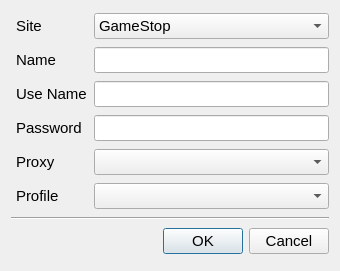
<?xml version="1.0" encoding="UTF-8"?>
<ui version="4.0">
 <class>Dialog</class>
 <widget class="QDialog" name="Dialog">
  <property name="geometry">
   <rect>
    <x>0</x>
    <y>0</y>
    <width>340</width>
    <height>271</height>
   </rect>
  </property>
  <property name="font">
   <font>
    <pointsize>11</pointsize>
   </font>
  </property>
  <property name="windowTitle">
   <string>Add new account</string>
  </property>
  <property name="windowIcon">
   <iconset>
    <activeon>:/newPrefix/rabbit.ico</activeon>
   </iconset>
  </property>
  <layout class="QGridLayout" name="gridLayout">
   <item row="0" column="3">
    <widget class="QComboBox" name="cbSite">
     <property name="editable">
      <bool>false</bool>
     </property>
     <item>
      <property name="text">
       <string>GameStop</string>
      </property>
     </item>
     <item>
      <property name="text">
       <string>Walmart</string>
      </property>
     </item>
     <item>
      <property name="text">
       <string>Target</string>
      </property>
     </item>
     <item>
      <property name="text">
       <string>Bestbuy</string>
      </property>
     </item>
    </widget>
   </item>
   <item row="3" column="1">
    <widget class="QLabel" name="label_3">
     <property name="text">
      <string>Password</string>
     </property>
     <property name="margin">
      <number>5</number>
     </property>
     <property name="indent">
      <number>5</number>
     </property>
    </widget>
   </item>
   <item row="4" column="1">
    <widget class="QLabel" name="label_6">
     <property name="text">
      <string>Proxy</string>
     </property>
     <property name="margin">
      <number>5</number>
     </property>
     <property name="indent">
      <number>5</number>
     </property>
    </widget>
   </item>
   <item row="9" column="2" colspan="2">
    <widget class="QDialogButtonBox" name="buttonBox">
     <property name="orientation">
      <enum>Qt::Horizontal</enum>
     </property>
     <property name="standardButtons">
      <set>QDialogButtonBox::Cancel|QDialogButtonBox::Ok</set>
     </property>
    </widget>
   </item>
   <item row="3" column="3">
    <widget class="QLineEdit" name="txtPassword">
     <property name="toolTip">
      <string>&lt;html&gt;&lt;head/&gt;&lt;body&gt;&lt;p&gt;Main address&lt;/p&gt;&lt;/body&gt;&lt;/html&gt;</string>
     </property>
    </widget>
   </item>
   <item row="0" column="1">
    <widget class="QLabel" name="label">
     <property name="enabled">
      <bool>true</bool>
     </property>
     <property name="sizePolicy">
      <sizepolicy hsizetype="Maximum" vsizetype="Preferred">
       <horstretch>0</horstretch>
       <verstretch>0</verstretch>
      </sizepolicy>
     </property>
     <property name="text">
      <string>Site</string>
     </property>
     <property name="margin">
      <number>5</number>
     </property>
     <property name="indent">
      <number>5</number>
     </property>
    </widget>
   </item>
   <item row="4" column="3">
    <widget class="QComboBox" name="cbProxy">
     <item>
      <property name="text">
       <string/>
      </property>
     </item>
    </widget>
   </item>
   <item row="2" column="1" colspan="2">
    <widget class="QLabel" name="label_4">
     <property name="text">
      <string>Use Name</string>
     </property>
     <property name="margin">
      <number>5</number>
     </property>
     <property name="indent">
      <number>5</number>
     </property>
    </widget>
   </item>
   <item row="1" column="3">
    <widget class="QLineEdit" name="txtName">
     <property name="toolTip">
      <string>&lt;html&gt;&lt;head/&gt;&lt;body&gt;&lt;p&gt;Email address&lt;/p&gt;&lt;/body&gt;&lt;/html&gt;</string>
     </property>
    </widget>
   </item>
   <item row="2" column="3">
    <widget class="QLineEdit" name="txtUsername">
     <property name="toolTip">
      <string>&lt;html&gt;&lt;head/&gt;&lt;body&gt;&lt;p&gt;Telephone number&lt;/p&gt;&lt;/body&gt;&lt;/html&gt;</string>
     </property>
    </widget>
   </item>
   <item row="1" column="1">
    <widget class="QLabel" name="label_2">
     <property name="text">
      <string>Name</string>
     </property>
     <property name="margin">
      <number>5</number>
     </property>
     <property name="indent">
      <number>5</number>
     </property>
    </widget>
   </item>
   <item row="8" column="1" colspan="3">
    <widget class="Line" name="line">
     <property name="orientation">
      <enum>Qt::Horizontal</enum>
     </property>
    </widget>
   </item>
   <item row="7" column="1">
    <widget class="QLabel" name="label_5">
     <property name="text">
      <string>Profile</string>
     </property>
     <property name="margin">
      <number>5</number>
     </property>
     <property name="indent">
      <number>5</number>
     </property>
    </widget>
   </item>
   <item row="7" column="3">
    <widget class="QComboBox" name="cbProfile">
     <item>
      <property name="text">
       <string/>
      </property>
     </item>
    </widget>
   </item>
  </layout>
 </widget>
 <tabstops>
  <tabstop>txtName</tabstop>
  <tabstop>txtUsername</tabstop>
  <tabstop>txtPassword</tabstop>
 </tabstops>
 <resources>
  <include location="../../resource/source.qrc"/>
 </resources>
 <connections>
  <connection>
   <sender>buttonBox</sender>
   <signal>accepted()</signal>
   <receiver>Dialog</receiver>
   <slot>accept()</slot>
   <hints>
    <hint type="sourcelabel">
     <x>248</x>
     <y>254</y>
    </hint>
    <hint type="destinationlabel">
     <x>157</x>
     <y>274</y>
    </hint>
   </hints>
  </connection>
  <connection>
   <sender>buttonBox</sender>
   <signal>rejected()</signal>
   <receiver>Dialog</receiver>
   <slot>reject()</slot>
   <hints>
    <hint type="sourcelabel">
     <x>316</x>
     <y>260</y>
    </hint>
    <hint type="destinationlabel">
     <x>286</x>
     <y>274</y>
    </hint>
   </hints>
  </connection>
 </connections>
</ui>
